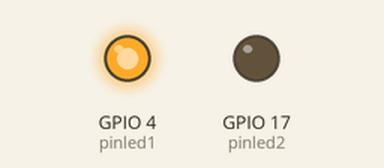
The program below on a simulated Raspberry Pi (BCM pin numbers). On the bench: output pins drawn as LEDs (lit = HIGH).

Above: at 0.5 s.
At 2.5 s:
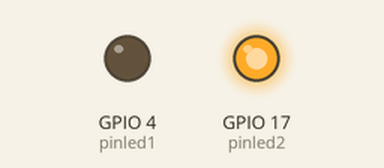
At 3.5 s:
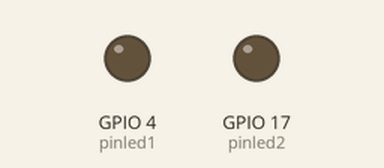
Timing chart, 0 to 5.2 s (numbered marks = the images above):
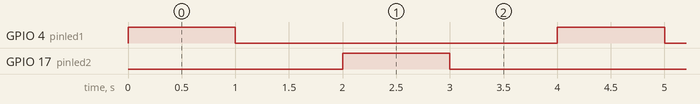

The program:

Ejer_1_dosleds_v3.py
```python
import RPi.GPIO as IO
import time

pinled1 = 4
pinled2 = 17
pausa = 1

def setup_gpio():
    IO.setmode(IO.BCM)
    IO.setup(pinled1, IO.OUT)
    IO.setup(pinled2, IO.OUT)

def blink_led(pin):
    IO.output(pin, IO.HIGH)
    time.sleep(pausa)
    IO.output(pin, IO.LOW)
    time.sleep(pausa)

def netejaIO():
    IO.cleanup()

setup_gpio()

try:
    while True:
        blink_led(pinled1)
        blink_led(pinled2)

except KeyboardInterrupt:
    netejaIO()
```

Measured:
- by itself, GPIO 4 (pinled1), GPIO 17 (pinled2): alternates HIGH for 1.0 s and LOW for 3.0 s
- by itself, everything shown: repeats every 4.0 s, in 4 steps
